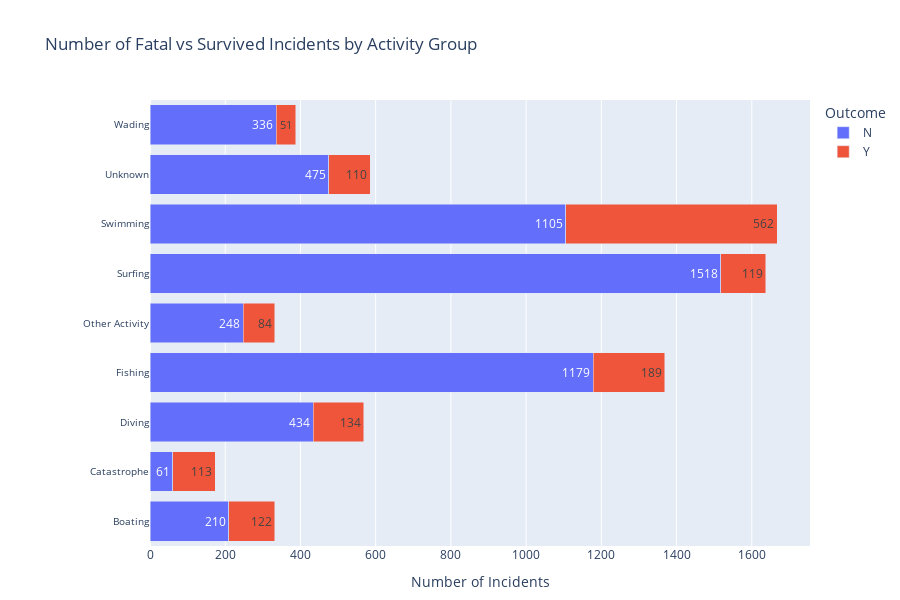

Notebook code cell kept with this figure:
### Markdown cell above
- About 65% of the victims of **Catastrophes** like aircraft accidents over seas, drowning, Tsunamis, Floods and Hurricanes did not survive.
- **Boating** is activity that resulted in the second most fatality.
- **Surfing** is the activity that resulted in the least amount of fatal incidents.

### Code cell
from utils import clean_fatal_column
df = clean_fatal_column(df)

# Calculate counts instead of proportions for absolute numbers
activity_fatal_counts = (
    df.groupby(["Activity_group", "Fatal Y/N"])["Fatal Y/N"]
    .count()
    .rename("Count")
    .reset_index()
)

# Calculate fatality count per activity for ordering
fatal_counts = df[df["Fatal Y/N"] == "Did not survive"].groupby("Activity_group")["Fatal Y/N"].count()
fatal_order = fatal_counts.sort_values(ascending=False).index.tolist()

# Create horizontal stacked bar chart with absolute counts and labels
fig = px.bar(
    activity_fatal_counts,
    y="Activity_group",
    x="Count",
    color="Fatal Y/N",
    barmode="stack",
    category_orders={"Activity_group": fatal_order},
    text="Count",
    title="Number of Fatal vs Survived Incidents by Activity Group",
    labels={
        "Activity_group": " ",
        "Count": "Number of Incidents",
        "Fatal Y/N": "Outcome",
    },
    orientation="h",
)

fig.update_traces(textposition="inside")

fig.update_layout(
    height=600,  # or larger for more groups
    xaxis_title='Number of Incidents',
    showlegend=True,
    margin=dict(t=100, b=40, l=150, r=40)  # increase left margin for longer names
)
fig.update_yaxes(tickfont=dict(size=10))

fig.show()

### Figure 1 — Plotly figure (JSON) as saved in the notebook; plotly's stock layout.template omitted (floating-point values rounded to 4 significant figures)
{"data": [{"alignmentgroup": "True", "hovertemplate": "Outcome=N<br>Number of Incidents=%{text}<br> =%{y}<extra></extra>", "legendgroup": "N", "marker": {"color": "#636efa", "pattern": {"shape": ""}}, "name": "N", "offsetgroup": "N", "orientation": "h", "showlegend": true, "text": [210, 61, 434, 1179, 248, 1518, 1105, 475, 336], "textposition": "inside", "type": "bar", "x": [210, 61, 434, 1179, 248, 1518, 1105, 475, 336], "xaxis": "x", "y": ["Boating", "Catastrophe", "Diving", "Fishing", "Other Activity", "Surfing", "Swimming", "Unknown", "Wading"], "yaxis": "y"}, {"alignmentgroup": "True", "hovertemplate": "Outcome=Y<br>Number of Incidents=%{text}<br> =%{y}<extra></extra>", "legendgroup": "Y", "marker": {"color": "#EF553B", "pattern": {"shape": ""}}, "name": "Y", "offsetgroup": "Y", "orientation": "h", "showlegend": true, "text": [122, 113, 134, 189, 84, 119, 562, 110, 51], "textposition": "inside", "type": "bar", "x": [122, 113, 134, 189, 84, 119, 562, 110, 51], "xaxis": "x", "y": ["Boating", "Catastrophe", "Diving", "Fishing", "Other Activity", "Surfing", "Swimming", "Unknown", "Wading"], "yaxis": "y"}], "layout": {"barmode": "stack", "height": 600, "legend": {"title": {"text": "Outcome"}, "tracegroupgap": 0}, "margin": {"b": 40, "l": 150, "r": 40, "t": 100}, "showlegend": true, "title": {"text": "Number of Fatal vs Survived Incidents by Activity Group"}, "xaxis": {"anchor": "y", "domain": [0, 1], "title": {"text": "Number of Incidents"}}, "yaxis": {"anchor": "x", "categoryarray": [], "categoryorder": "array", "domain": [0, 1], "tickfont": {"size": 10}, "title": {"text": " "}}}}
